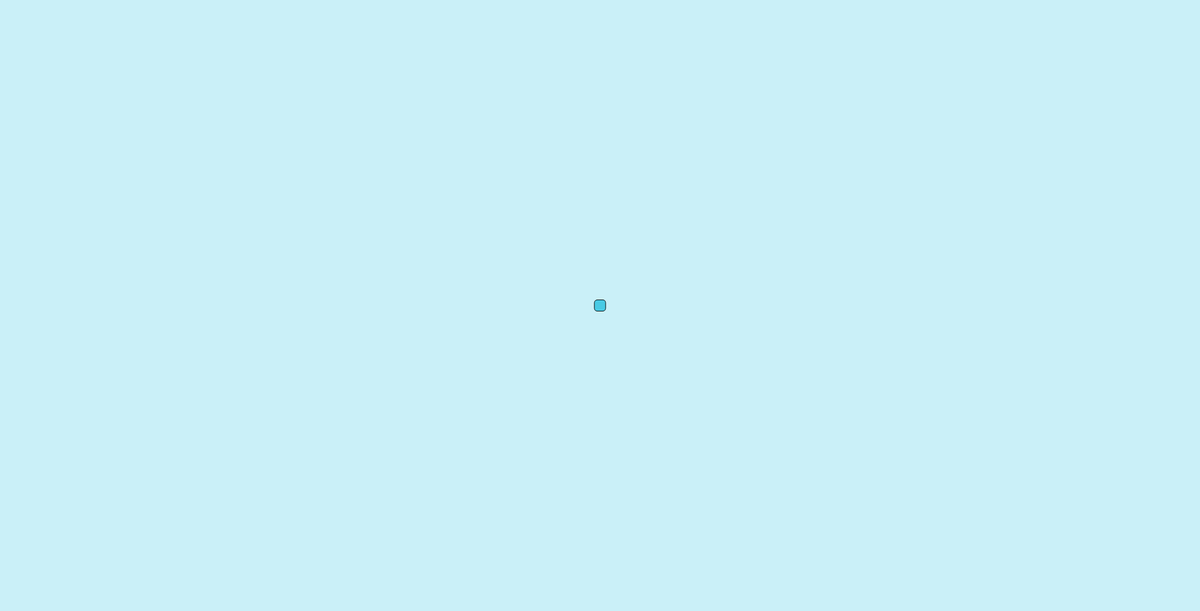
Frame 1 (no input)
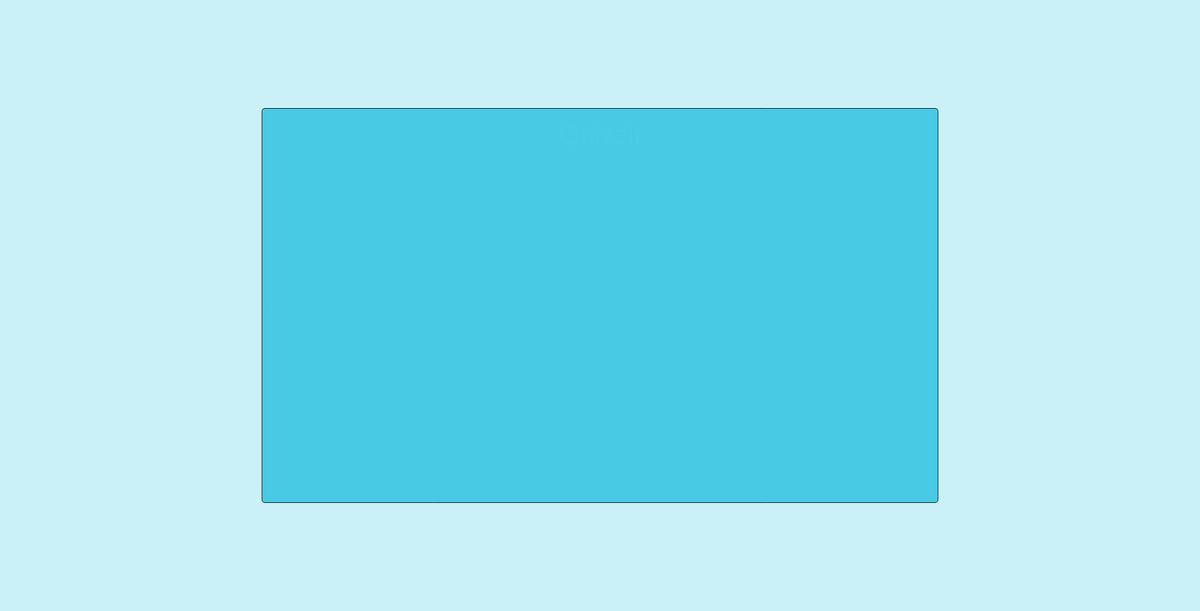
Frame 60 (no input)
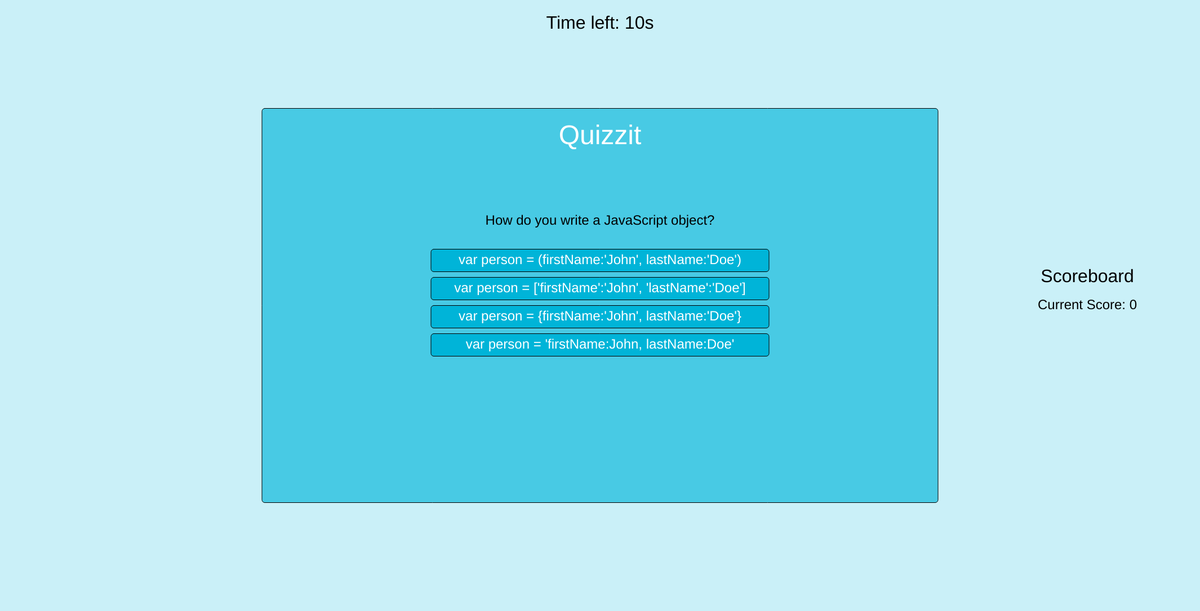
Frame 120 (the mouse pressed at the canvas centre since frame 60)

The p5.js sketch that drew these frames (run headless with seeded random() and noise() and a simulated clock; from frame 60 on, the mouse is pressed at the canvas centre):

// p5.js sketch
// ── sketch.js
let rectangleWidth = 0; // Width of rectangle
let rectangleHeight = 0; // Height of rectangle
const targetRectangleWidth = 1200; // Target width
const targetRectangleHeight = 700; // Target height
const widthIncrement = 20; 
let titleOpacity = 0;
let isTitleFadeInStarted = false;
let answerMessage = ""; 
let answerMessageColor = "#000"; 
let answerMessageOpacity = 0; 

const quizQuestions = [
  {
    question: "What does 'JS' stand for in programming?",
    options: ["Java Source", "JavaScript", "JustScript", "JargonScript"],
    correctIndex: 1, // JavaScript
  },
  {
    question: "Which company developed JavaScript?",
    options: ["Mozilla", "Netscape", "Google", "Microsoft"],
    correctIndex: 1, // Netscape
  },
  {
    question: "Which symbol is used for comments in JavaScript?",
    options: ["//", "/* */", "#", "$"],
    correctIndex: 0, // //
  },
  {
    question: "How do you declare a variable in JavaScript?",
    options: ["var myVar;", "variable myVar;", "v myVar;", "let myVar;"],
    correctIndex: 3, // let myVar;
  },
  {
    question: "Which data type is NOT a primitive type in JavaScript?",
    options: ["String", "Number", "Boolean", "Class"],
    correctIndex: 3, // Class
  },
  {
    question: "What is the correct syntax to write an array in JavaScript?",
    options: ["var colors = 'red', 'green', 'blue';", "var colors = ['red', 'green', 'blue'];", "var colors = (1:'red', 2:'green', 3:'blue');", "var colors = {'red', 'green', 'blue'};"],
    correctIndex: 1, // var colors = ['red', 'green', 'blue'];
  },
  {
    question: "How do you create a function in JavaScript?",
    options: ["function:myFunction()", "function myFunction()", "create myFunction()", "func myFunction()"],
    correctIndex: 1, // function myFunction()
  },
  {
    question: "Which operator is used to assign a value to a variable?",
    options: ["*", "=", "-", "+"],
    correctIndex: 1, // =
  },
  {
    question: "How do you call a function named 'myFunction'?",
    options: ["call myFunction()", "call function myFunction()", "myFunction()", "execute myFunction()"],
    correctIndex: 2, // myFunction()
  },
  {
    question: "Which event occurs when the user clicks on an HTML element?",
    options: ["onmouseover", "onchange", "onclick", "onmouseclick"],
    correctIndex: 2, // onclick
  },
  {
    question: "How do you write an IF statement in JavaScript?",
    options: ["if i = 5 then", "if i == 5 then", "if (i == 5)", "if i = 5"],
    correctIndex: 2, // if (i == 5)
  },
  {
    question: "How can you add a comment in a JavaScript?",
    options: ["<!-- This is a comment -->", "// This is a comment", "' This is a comment", "** This is a comment **"],
    correctIndex: 1, // // This is a comment
  },
  {
    question: "What is the correct way to write a JavaScript array?",
    options: ["var colors = (1:'red', 2:'green', 3:'blue')", "var colors = ['red', 'green', 'blue']", "var colors = 'red', 'green', 'blue'", "var colors = {'red', 'green', 'blue'}"],
    correctIndex: 1, // var colors = ['red', 'green', 'blue']
  },
  {
    question: "Which method is used to remove the last element from an array?",
    options: ["pop()", "push()", "shift()", "unshift()"],
    correctIndex: 0, // pop()
  },
  {
    question: "How do you convert a string to an integer in JavaScript?",
    options: ["parseInt()", "convertInt()", "int()", "toInteger()"],
    correctIndex: 0, // parseInt()
  },
  {
    question: "Which operator is used to compare both value and type?",
    options: ["==", "===", "!=", "!=="],
    correctIndex: 1, // ===
  },
  {
    question: "What will the following code return: Boolean(10 > 9)",
    options: ["NaN", "false", "true", "undefined"],
    correctIndex: 2, // true
  },
  {
    question: "How do you write a JavaScript object?",
    options: ["var person = (firstName:'John', lastName:'Doe')", "var person = ['firstName':'John', 'lastName':'Doe']", "var person = {firstName:'John', lastName:'Doe'}", "var person = 'firstName:John, lastName:Doe'"],
    correctIndex: 2, // var person = {firstName:'John', lastName:'Doe'}
  },
  {
    question: "Which keyword is used to create a class in JavaScript?",
    options: ["function", "class", "object", "def"],
    correctIndex: 1, // class
  },
  {
    question: "What does the 'this' keyword refer to in JavaScript?",
    options: ["The current function", "The global object", "The current object", "None of the above"],
    correctIndex: 2, // The current object
  },
  {
    question: "Which method adds a new element to the end of an array?",
    options: ["push()", "pop()", "shift()", "unshift()"],
    correctIndex: 0, // push()
  },
];



let currentQuizQuestion = 0; // Question index
let selectedOption = ""; // Store the selected option for scoreboard
let isQuestionsVisible = false;
let score = 0; 
let answered = false; 
let timeLeft = 15; 
let timerInterval; 

function setup() {
  createCanvas(2130, 1085); 
  textAlign(CENTER, CENTER); 
  textSize(24);
  shuffle(quizQuestions, true); // Randomize the questions
  startTimer(); 
}

function draw() {
  background("#caf0f8");
  fill("#48cae4");

  // Rect animation
  if (rectangleWidth < targetRectangleWidth) {
    rectangleWidth += widthIncrement;
  }
  if (rectangleHeight < targetRectangleHeight) {
    rectangleHeight += widthIncrement;
  }

  // Draw rectangle
  let [centerX, centerY] = center(rectangleWidth, rectangleHeight);
  rect(centerX, centerY, rectangleWidth, rectangleHeight, 5);

  // Fade in title after rectangle 
  if (rectangleWidth >= targetRectangleWidth && rectangleHeight >= targetRectangleHeight) {
    isTitleFadeInStarted = true;
  }

  if (isTitleFadeInStarted) {
    titleOpacity += 5;
    titleOpacity = constrain(titleOpacity, 0, 255);
    fill(255, titleOpacity);
    textSize(48);
    text("Quizzit", width / 2, centerY + 50);

    // Display message above "Quizzit" title
    displayAnswerMessage(centerY);

    if (titleOpacity >= 255) {
      isQuestionsVisible = true;
    }
  }

  if (isQuestionsVisible) {
    displayQuizQuestion(centerX, centerY);
    displayScoreboard(); // Display the scoreboard
    displayTimer(centerX, centerY); // Display the timer
  }
}

// Display the answer message above the "Quizzit" title
function displayAnswerMessage(centerY) {
  if (answerMessage) {
    fill(answerMessageColor, answerMessageOpacity); // Use dynamic color and opacity
    textSize(32);
    text(answerMessage, width / 2, centerY - 30); // Display message 50px above the title
  }
}

function displayQuizQuestion(containerX, containerY) {
  if (quizQuestions[currentQuizQuestion]) {
    fill(0);
    textSize(24);
    let questionY = containerY + 200;
    text(quizQuestions[currentQuizQuestion].question, width / 2, questionY);

    // Loop through the options and create buttons
    for (let i = 0; i < quizQuestions[currentQuizQuestion].options.length; i++) {
      let buttonX = width / 2 - 300;
      let buttonY = containerY + 250 + i * 50;
      let optionText = quizQuestions[currentQuizQuestion].options[i];

      

  
      fill("#00b4d8");
      rect(buttonX, buttonY, 600, 40, 5);
      fill(255);
      text(optionText, buttonX + 300, buttonY + 20);

      if (mouseIsPressed && mouseX > buttonX && mouseX < buttonX + 600 && mouseY > buttonY && mouseY < buttonY + 40 && !answered) {
        selectedOption = optionText; 

        // Check selected question
        if (i === quizQuestions[currentQuizQuestion].correctIndex) {
          score++;
          answerMessage = "That's the right answer!";
          answerMessageColor = color(0, 255, 0); // Green color for correct
        } else {
          answerMessage = "Oops! That's incorrect.";
          answerMessageColor = color(255, 0, 0); // Red color for incorrect
        }

        answerMessageOpacity = 255; 
        answered = true; // mark as answered 
        setTimeout(nextQuestion, 1000); // Move to the next question after 1 second
      }
    }
  }
}


function nextQuestion() {
  currentQuizQuestion++;
  if (currentQuizQuestion >= quizQuestions.length) {
    currentQuizQuestion = 0; 
  }
  answered = false; // Reset answer
  answerMessageOpacity = 0; // Hide answer
  timeLeft = 30; // Reset timer 
  clearInterval(timerInterval); // Clear current timer
  startTimer(); 
}

// Timer countdown logic
function startTimer() {
  timerInterval = setInterval(function () {
    if (!answered) {
      timeLeft--;
      if (timeLeft <= 0) {
        clearInterval(timerInterval); // Stop the timer
        answerMessage = "You ran out of time! The answer is incorrect.";
        answerMessageColor = color(255, 0, 0); 
        answerMessageOpacity = 255;
        answered = true; // 
        setTimeout(nextQuestion, 1000); // 
        alert("You ran out of time! The answer is incorrect.");
      }
    }
  }, 1000); // Update timer every 1s
}

// countdown timer
function displayTimer(centerX, centerY) {
  fill(0);
  textSize(32);
  text("Time left: " + timeLeft + "s", centerX + rectangleWidth / 2, centerY - 150);
}

function displayScoreboard() {
  fill(0);
  textSize(32);
  let scoreboardX = width - 200;
  let scoreboardY = height / 2;
  text("Scoreboard", scoreboardX, scoreboardY - 50);
  textSize(24);
  text("Current Score: " + score, scoreboardX, scoreboardY); 
}

// calculate center position
function center(elementWidth, elementHeight) {
  let x = (width - elementWidth) / 2;
  let y = (height - elementHeight) / 2;
  return [x, y]; // Return center xy
}
